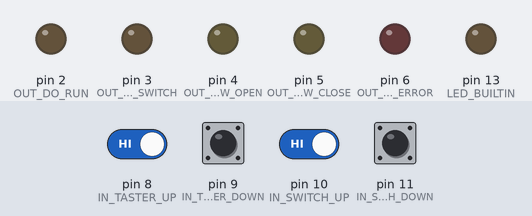
The sketch below on a simulated Arduino Uno, built with avr-gcc and run on an emulated ATmega328P. On the bench: output pins drawn as LEDs (lit = HIGH). Inputs (shaded band) come from the test bench; at power-on: pin 8 (IN_TASTER_UP), pin 9 (IN_TASTER_DOWN), pin 10 (IN_SWITCH_UP), pin 11 (IN_SWITCH_DOWN) HIGH.

Above: at 1.2 s.
1.3 s: pin 8 (IN_TASTER_UP) driven LOW and pin 10 (IN_SWITCH_UP) driven LOW
At 1.9 s:
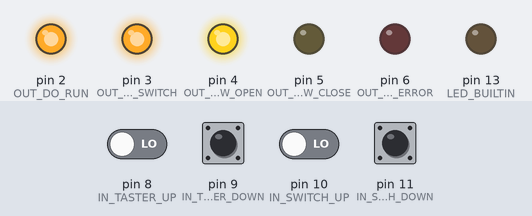
At 3.8 s:
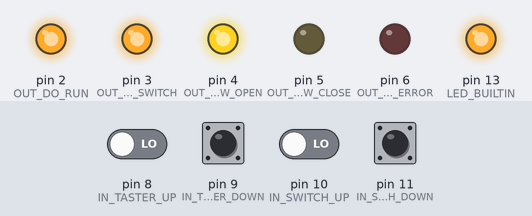
4.3 s: pin 9 (IN_TASTER_DOWN) pulled LOW for 0.15 s
At 6.6 s:
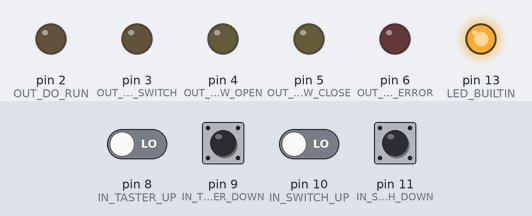
Timing chart, 0 to 11.5 s (numbered marks = the images above; inputs shaded):
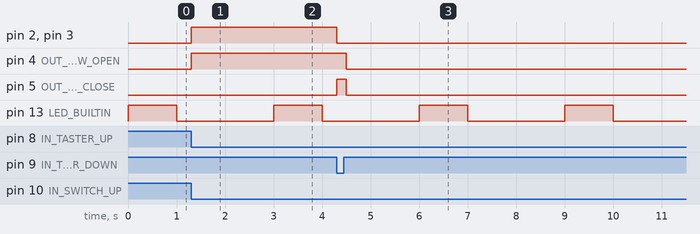

Measured:
- after the input at 1.3 s, pin 2 (OUT_DO_RUN), pin 3 (OUT_DO_SWITCH), pin 4 (OUT_DIODE_YELLOW_OPEN): LOW → HIGH at once
- after the input at 4.3 s, pin 2 (OUT_DO_RUN), pin 3 (OUT_DO_SWITCH): HIGH → LOW at once; pin 4 (OUT_DIODE_YELLOW_OPEN): HIGH → LOW after 0.20 s; pin 5 (OUT_DIODE_YELLOW_CLOSE): LOW → HIGH at once, → LOW 0.20 s later
- by itself, pin 13 (LED_BUILTIN): alternates HIGH for 1.0 s and LOW for 2.0 s

The sketch:

roofDoorSystem.ino
```cpp
typedef enum {OPENED, IS_CLOSING, CLOSED, IS_OPENING, DELAYED, ERROR_STATE} t_doorStates;

#define OUT_DO_RUN    2     /* informacija da li treba pustiti struju do motora */
#define OUT_DO_SWITCH 3     /* po automatizmu, motor "otvara" vrata, ako treba da ih "zatvori" šalje se ova informacija */

#define OUT_DIODE_YELLOW_OPEN   4     /* informacija da je arduino dozvolio otvaranje vrata, struja na diodu */
#define OUT_DIODE_YELLOW_CLOSE  5     /* informacija da je arduino dozvolio zatvaranje vrata, struja na diodu */
#define OUT_DIODE_RED_ERROR     6     /* informacija da je arduino primetio grešku, struja na diodu */

#define IN_TASTER_UP    8        /* neki od tastera za otvaranje pritisnut */
#define IN_TASTER_DOWN  9        /* neki od tastera za zatvaranje pritisnut */
#define IN_SWITCH_UP    10       /* kontrolni prekidac za otvoreno stanje */
#define IN_SWITCH_DOWN  11       /* kontrolni prekic za zatvoreno stanje */

#define ERROR_TIMEOUT 30000       /* TODO proveriti koliko inace vremena treba da se otvori!!! (u miliskenudama) */
#define SIGNAL_DELAY_TIME 300
#define SWITCH_DELAY_TIME 200

t_doorStates doorState = CLOSED;
t_doorStates stateBeforeStopped = IS_CLOSING;

int inTasterUpState = LOW;
int inTasterDownState = LOW;
int inSwitchUpState = LOW;
int inSwitchDownState = LOW;

long time_reset = 0;
long time_check_up = 0;
long time_check_down = 0;

long time_blink = 0;

bool errorConditionSatisfied = false;

void readInputs(void);
void checkErrorCondition(void);
int checkTasterState(int, long*);
bool isTimeoutPassed(long, long);

void handleClosedState(void);
void handleOpenedState(void);
void handleIsClosingState(void);
void handleIsOpeningState(void);
void handleStoppedState(void);
void handleErrorState(void);

void readInputs(void)
{
  int inTasterUpRead = digitalRead(IN_TASTER_UP);
  int inTasterDownRead = digitalRead(IN_TASTER_DOWN);

  inSwitchUpState = digitalRead(IN_SWITCH_UP);
  inSwitchDownState = digitalRead(IN_SWITCH_DOWN);

  inTasterUpState = checkTasterState(inTasterUpRead, &time_check_up);
  inTasterDownState = checkTasterState(inTasterDownRead, &time_check_down);

  return;
}

void checkErrorCondition(void)
{
  errorConditionSatisfied = !(isTimeoutPassed(time_reset, ERROR_TIMEOUT));
  return;
}

void led_blink(void)
{
  time_blink = millis();
  long blink_period = (time_blink / 1000) % 3;
  if (0 == blink_period)
  {
    digitalWrite(LED_BUILTIN, HIGH);
  }
  else
  {
    digitalWrite(LED_BUILTIN, LOW);
  }

  return;
}

int checkTasterState(int tasterRead, long* time_check)
{
  if (LOW == tasterRead)
  {
    if (0 == *time_check)
    {
      *time_check = millis();
      return HIGH;
    }
    else
    {
      bool is_pressed_long_enough = isTimeoutPassed(*time_check, SIGNAL_DELAY_TIME);
      if (false == is_pressed_long_enough)
      {
        return HIGH;
      }
      else
      {
        return LOW;
      }
    }
  }
  else
  {
    *time_check = 0;
    return HIGH;
  }
}

bool isTimeoutPassed(long time_since, long timeout)
{
  bool time_is_overflow = false;
  long time_now = millis();
  long time_margin = time_since + timeout;

  if (time_margin < time_since)
  {
    time_is_overflow = true;
  }

  if (time_margin <= time_now)
  {
    if (false != time_is_overflow && time_margin >= time_now)
    {
      return true;
    }
    else
    {
      return false;
    }
  }
  else
  {
    return true;
  }
}

void handleClosedState(void)
{
  digitalWrite(OUT_DO_RUN, LOW);
  digitalWrite(OUT_DO_SWITCH, LOW);
  digitalWrite(OUT_DIODE_YELLOW_OPEN, LOW);
  digitalWrite(OUT_DIODE_YELLOW_CLOSE, LOW);
}

void handleOpenedState(void)
{
  digitalWrite(OUT_DO_RUN, LOW);
  digitalWrite(OUT_DO_SWITCH, LOW);
  digitalWrite(OUT_DIODE_YELLOW_OPEN, LOW);
  digitalWrite(OUT_DIODE_YELLOW_CLOSE, LOW);
}

void handleIsClosingState(void)
{
  digitalWrite(OUT_DO_RUN, HIGH);
  digitalWrite(OUT_DO_SWITCH, LOW);
  digitalWrite(OUT_DIODE_YELLOW_OPEN, LOW);
  digitalWrite(OUT_DIODE_YELLOW_CLOSE, HIGH);
}

void handleIsOpeningState(void)
{
  digitalWrite(OUT_DO_RUN, HIGH);
  digitalWrite(OUT_DO_SWITCH, HIGH);
  digitalWrite(OUT_DIODE_YELLOW_OPEN, HIGH);
  digitalWrite(OUT_DIODE_YELLOW_CLOSE, LOW);
}

void handleStoppedState(void)
{
  digitalWrite(OUT_DO_RUN, LOW);
  digitalWrite(OUT_DO_SWITCH, LOW);
  digitalWrite(OUT_DIODE_YELLOW_OPEN, HIGH);
  digitalWrite(OUT_DIODE_YELLOW_CLOSE, HIGH);

  delay(SWITCH_DELAY_TIME);

  if (IS_CLOSING == stateBeforeStopped)
  {
    doorState = IS_OPENING;
  }
  else
  {
    doorState = IS_CLOSING;
  }
}

void handleErrorState(void)
{
  digitalWrite(OUT_DO_RUN, LOW);
  digitalWrite(OUT_DO_SWITCH, LOW);
  digitalWrite(OUT_DIODE_YELLOW_OPEN, LOW);
  digitalWrite(OUT_DIODE_YELLOW_CLOSE, LOW);

  digitalWrite(OUT_DIODE_RED_ERROR, HIGH);
  delay(200);
  digitalWrite(OUT_DIODE_RED_ERROR, LOW);
  delay(200);
}

void setup() {
  pinMode(IN_TASTER_UP, INPUT);
  pinMode(IN_TASTER_DOWN, INPUT);
  pinMode(IN_SWITCH_UP, INPUT);
  pinMode(IN_SWITCH_DOWN, INPUT);

  digitalWrite(IN_TASTER_UP, HIGH);
  digitalWrite(IN_TASTER_DOWN, HIGH);
  digitalWrite(IN_SWITCH_UP, HIGH);
  digitalWrite(IN_SWITCH_DOWN, HIGH);

  pinMode(OUT_DO_RUN, OUTPUT);
  pinMode(OUT_DO_SWITCH, OUTPUT);
  pinMode(OUT_DIODE_YELLOW_OPEN, OUTPUT);
  pinMode(OUT_DIODE_YELLOW_CLOSE, OUTPUT);
  pinMode(OUT_DIODE_RED_ERROR, OUTPUT);

  pinMode(LED_BUILTIN, OUTPUT);
  //Serial.begin(9600);
}

void loop() {
  readInputs();
  checkErrorCondition();
  led_blink();

  switch (doorState)
  {
    case OPENED:
    {
      if (LOW == inTasterDownState)
      {
        doorState = IS_CLOSING;
        time_reset = millis();
      }
      else
      {
        handleOpenedState();
      }
      break;
    }
    case IS_CLOSING:
    {
      if (false != errorConditionSatisfied)
      {
        doorState = ERROR_STATE;
        break;
      }
      if (HIGH == inSwitchDownState)
      {
        doorState = CLOSED;
        break;
      }
      if (LOW == inTasterUpState)
      {
        stateBeforeStopped = IS_CLOSING;

        doorState = DELAYED;
      }
      else
      {
        handleIsClosingState();
      }
      break;
    }
    case CLOSED:
    {
      if (LOW == inTasterUpState)
      {
        doorState = IS_OPENING;
        time_reset = millis();
      }
      else
      {
        handleClosedState();
      }
      break;
    }
    case IS_OPENING:
    {
      if (false != errorConditionSatisfied)
      {
        doorState = ERROR_STATE;
        break;
      }
      if (HIGH == inSwitchUpState)
      {
        doorState = OPENED;
        break;
      }
      if (LOW == inTasterDownState)
      {
        stateBeforeStopped = IS_OPENING;

        /* Stop before going to IS_CLOSED state. */
        doorState = DELAYED;
      }
      else
      {
        handleIsOpeningState();
      }
      break;
    }
    case DELAYED:
    {
      // if ()
      // {
      //   doorState = IS_OPENING;
      //   break;
      // }
      // if ()
      // {
      //   doorState = IS_CLOSING;
      //   break;
      // }

      handleStoppedState();
      break;
    }
    case ERROR_STATE:
    {
      handleErrorState();
      break;
    }
    default:
    {
      /* Arduino HW failure, probably reset the controller. */
      handleErrorState();
    }
  }
}
```
